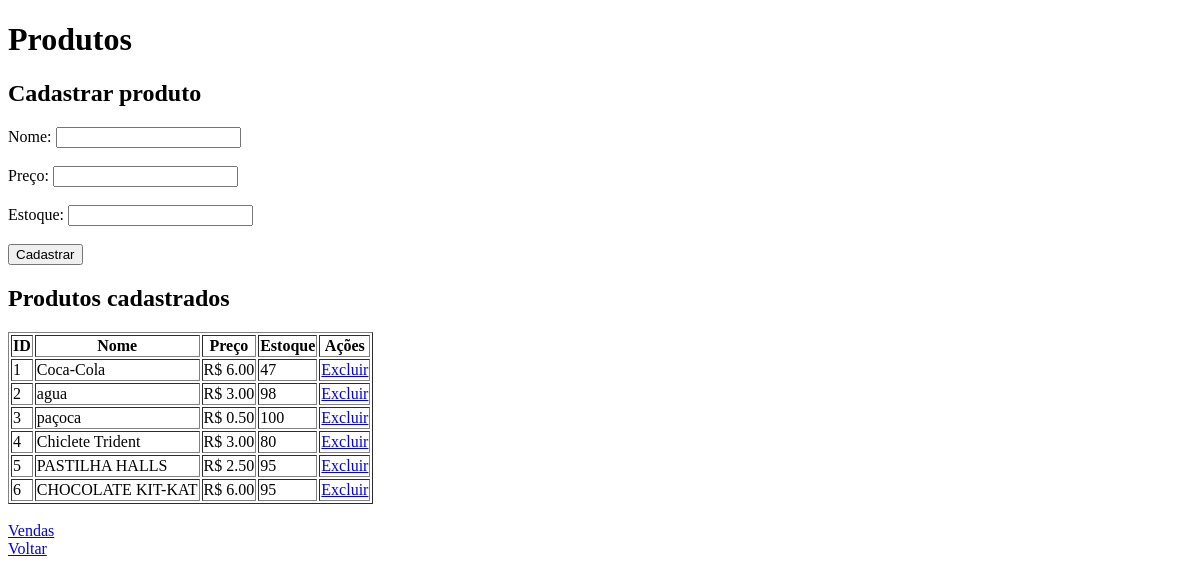
/produtos, run on an earlier commit of the app's database.
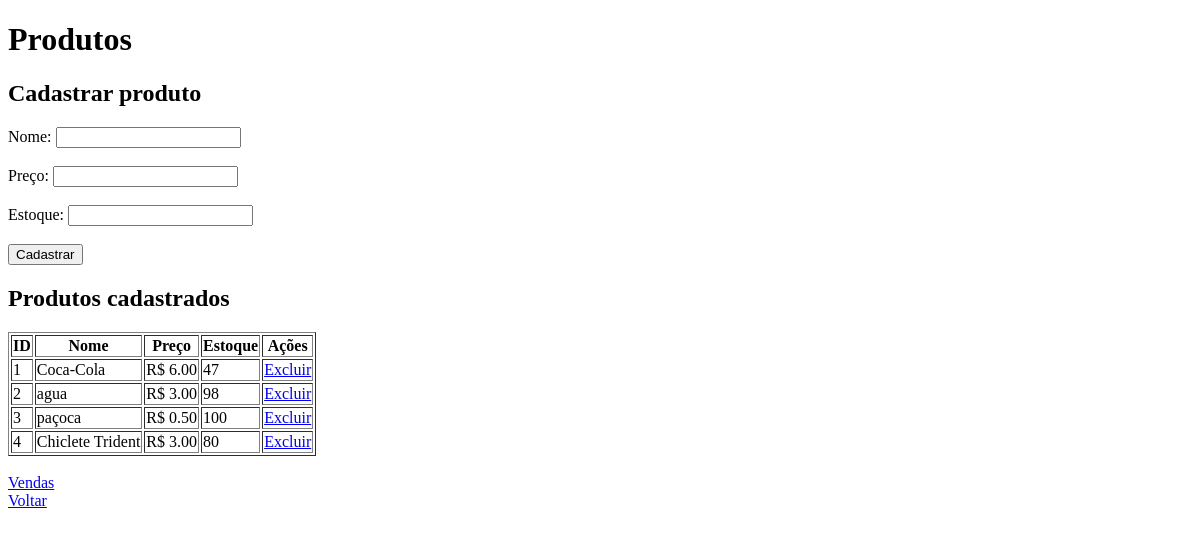
And on a later commit of the database.
### tables this page shows
CREATE TABLE produtos (
    id INTEGER PRIMARY KEY AUTOINCREMENT,
    nome TEXT NOT NULL,
    preco REAL NOT NULL,
    estoque INTEGER NOT NULL
);

### app.py (the view, shortened to what this page needs)
@app.route('/produtos', methods=['GET', 'POST'])
def produtos():
    conn = conectar()
    cursor = conn.cursor()
    cursor.execute("SELECT * FROM produtos")
    produtos = cursor.fetchall()
    conn.close()
    return render_template('produtos.html', produtos=produtos)

### app.py (called while the page is built)
def conectar():
    caminho = os.path.abspath("cantina2.db")
    return sqlite3.connect(caminho)

### templates/produtos.html (shortened to what this page needs)
<!DOCTYPE html>
<html>
<head>
</head>
<body>
    <h1>Produtos</h1>
    <h2>Cadastrar produto</h2>
    <form method="POST">
        <label>Nome:</label>
        <input type="text" name="nome" required>
        <br><br>
        <label>Preço:</label>
        <input type="number" step="0.01" min="0.01" name="preco" required>
        <br><br>
        <label>Estoque:</label>
        <input type="number" min="0" name="estoque" required>
        <br><br>
        <button type="submit">Cadastrar</button>
    </form>
    <h2>Produtos cadastrados</h2>
<table border="1">
    <tr>
        <th>ID</th>
        <th>Nome</th>
        <th>Preço</th>
        <th>Estoque</th>
        <th>Ações</th>
    </tr>
    {% for produto in produtos %}
    <tr>
        <td>{{ produto[0] }}</td>
        <td>{{ produto[1] }}</td>
        <td>R$ {{ "%.2f"|format(produto[2]) }}</td>
        <td>{{ produto[3] }}</td>
        <td>
            <a href="/excluir_produto/{{ produto[0] }}">Excluir</a>
        </td>
    </tr>
    {% endfor %}
</table>
    <br>
    <a href="/vendas">Vendas</a>
    <br>
    <a href="/">Voltar</a>
</body>
</html>

What changed in the data, as far as the page shows it:
removed produtos: id "5", nome "PASTILHA HALLS", preco "2.50", estoque "95"
removed produtos: id "6", nome "CHOCOLATE KIT-KAT", preco "6.00", estoque "95"
